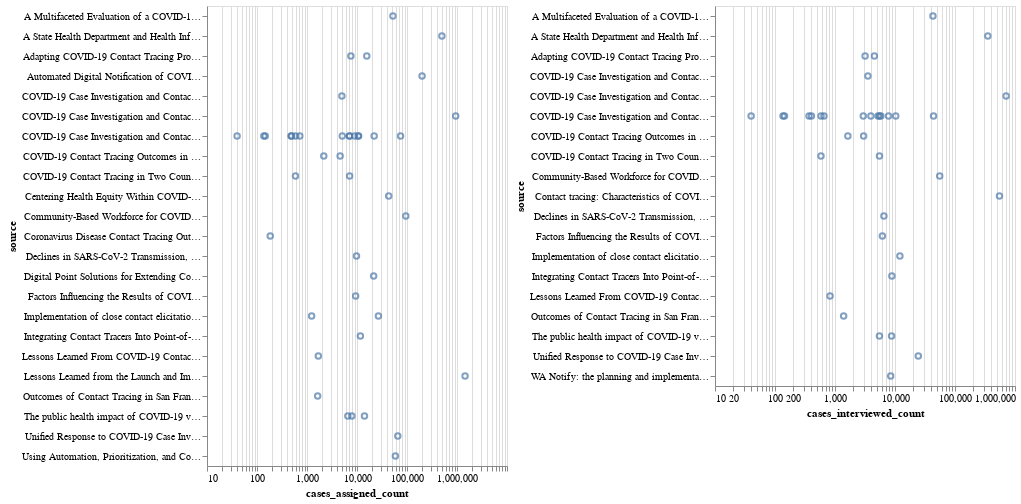

The code cell stored with this chart in its notebook:
### Code cell
assn = alt.Chart(df_non_stargel).mark_point().encode(
    alt.X("cases_assigned_count:Q",  scale=alt.Scale(type='log')),
    alt.Y("source:N")
)
int = alt.Chart(df_non_stargel).mark_point().encode(
    alt.X("cases_interviewed_count:Q",  scale=alt.Scale(type='log')),
    alt.Y("source:N")
)
alt.hconcat(assn, int).properties(spacing=5)
